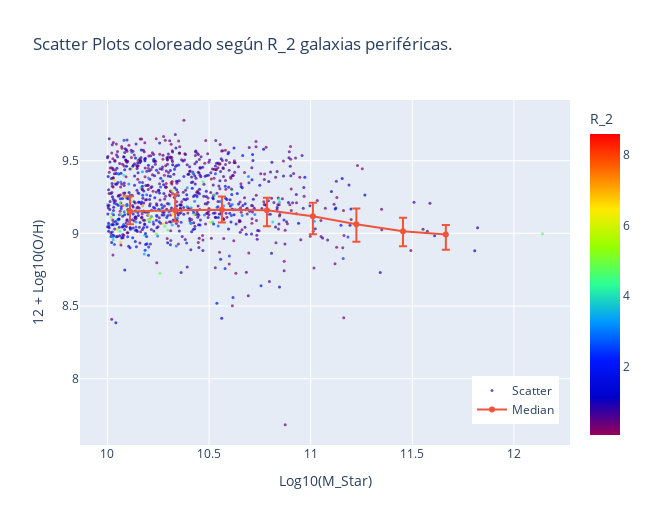

Notebook cell for this chart:
### Code cell
fig = go.Figure(data=[go.Scatter(x = xvar,y = yvar,
                                 name="Scatter",
                                 mode='markers',
                                 marker=dict(
                                 size=3,
                                 color=color,
                                 opacity=0.7,
                                 colorscale='Rainbow', 
                                 showscale=True,
                                 colorbar=dict(title=parametro)
                                 )
                    ),go.Scatter(x = xmedian,y = ymedian,
                                 name="Median",
                                 error_y=dict(type='data',
                                 symmetric=False,
                                 array=yerror[1],
                                 arrayminus=yerror[0])
    )])

fig.update_layout(title='Scatter Plots coloreado según '+parametro+' galaxias periféricas.')

fig.update_xaxes(title_text = 'Log10(M_Star)')

fig.update_yaxes(title_text = '12 + Log10(O/H)')

# fig.update_layout(showlegend=False)

fig.update_layout(legend=dict(
    yanchor="top",
    y=0.2,
    xanchor="left",
    x=0.8
))

fig.update_layout(
    autosize=False,
    width=650,
    height=525
    )

fig.show()

### Figure 1 — Plotly figure (JSON) as saved in the notebook; plotly's stock layout.template omitted (floating-point values rounded to 4 significant figures; data arrays with more than 128 entries replaced by an {"elided": "..."} marker saying what was removed)
{"data": [{"marker": {"color": {"elided": "921 float values"}, "colorbar": {"title": {"text": "R_2"}}, "colorscale": [[0, "rgb(150,0,90)"], [0.125, "rgb(0,0,200)"], [0.25, "rgb(0,25,255)"], [0.375, "rgb(0,152,255)"], [0.5, "rgb(44,255,150)"], [0.625, "rgb(151,255,0)"], [0.75, "rgb(255,234,0)"], [0.875, "rgb(255,111,0)"], [1, "rgb(255,0,0)"]], "opacity": 0.7, "showscale": true, "size": 3}, "mode": "markers", "name": "Scatter", "type": "scatter", "x": {"elided": "921 float values"}, "y": {"elided": "921 float values"}}, {"error_y": {"array": [0.1059, 0.1097, 0.09017, 0.08599, 0.09335, 0.1083, 0.09263, 0.06478], "arrayminus": [0.08679, 0.07875, 0.08752, 0.109, 0.1234, 0.1202, 0.1034, 0.1051], "symmetric": false, "type": "data"}, "name": "Median", "type": "scatter", "x": [10.11, 10.33, 10.56, 10.78, 11.01, 11.22, 11.45, 11.66], "y": [9.15, 9.159, 9.163, 9.158, 9.117, 9.063, 9.014, 8.993]}], "layout": {"autosize": false, "height": 525, "legend": {"x": 0.8, "xanchor": "left", "y": 0.2, "yanchor": "top"}, "title": {"text": "Scatter Plots coloreado según R_2 galaxias periféricas."}, "width": 650, "xaxis": {"autorange": true, "range": [9.865, 12.28], "title": {"text": "Log10(M_Star)"}, "type": "linear"}, "yaxis": {"autorange": true, "range": [7.543, 9.918], "title": {"text": "12 + Log10(O/H)"}, "type": "linear"}}}
